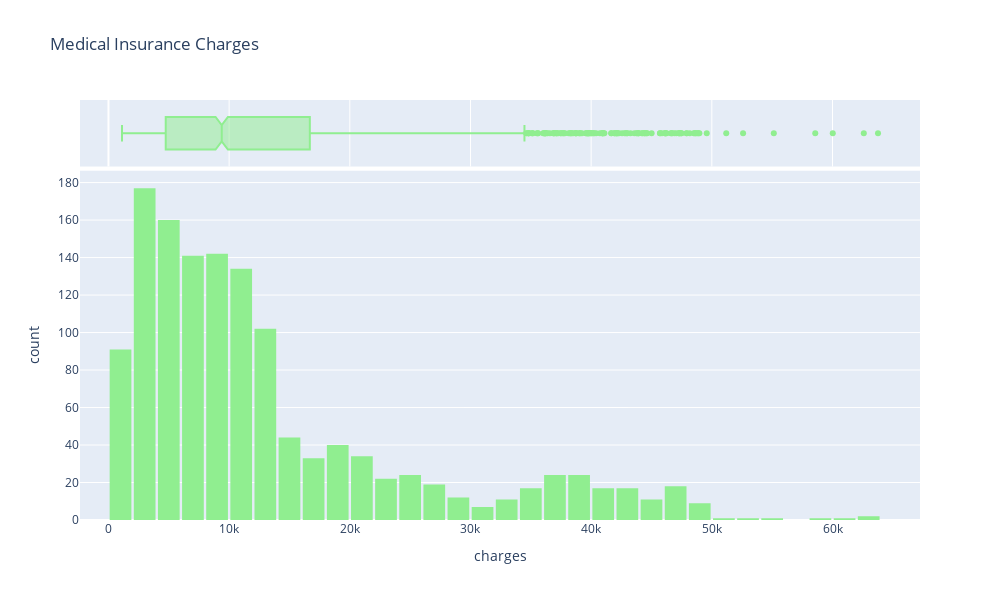

The notebook cell this image was saved under:
### Markdown cell above
#### EDA

### Code cell
fig = px.histogram(df_insurance,
                   x = 'charges',
                   marginal = 'box',
                   title ='Medical Insurance Charges')
fig.update_traces(marker = dict(color = 'lightgreen'))
fig.update_layout(bargap = 0.1, width = 1000, height = 600)
fig.show()

### Figure 1 — Plotly figure (JSON) as saved in the notebook; plotly's stock layout.template omitted (floating-point values rounded to 4 significant figures; data arrays with more than 128 entries replaced by an {"elided": "..."} marker saying what was removed)
{"data": [{"alignmentgroup": "True", "bingroup": "x", "hovertemplate": "charges=%{x}<br>count=%{y}<extra></extra>", "legendgroup": "", "marker": {"color": "lightgreen", "pattern": {"shape": ""}}, "name": "", "offsetgroup": "", "orientation": "v", "showlegend": false, "type": "histogram", "x": {"elided": "1337 float values"}, "xaxis": "x", "yaxis": "y"}, {"alignmentgroup": "True", "hovertemplate": "charges=%{x}<extra></extra>", "legendgroup": "", "marker": {"color": "lightgreen"}, "name": "", "notched": true, "offsetgroup": "", "showlegend": false, "type": "box", "x": {"elided": "1337 float values"}, "xaxis": "x2", "yaxis": "y2"}], "layout": {"bargap": 0.1, "barmode": "relative", "height": 600, "legend": {"tracegroupgap": 0}, "title": {"text": "Medical Insurance Charges"}, "width": 1000, "xaxis": {"anchor": "y", "domain": [0, 1], "title": {"text": "charges"}}, "xaxis2": {"anchor": "y2", "domain": [0, 1], "matches": "x", "showgrid": true, "showticklabels": false}, "yaxis": {"anchor": "x", "domain": [0, 0.8316], "title": {"text": "count"}}, "yaxis2": {"anchor": "x2", "domain": [0.8416, 1], "matches": "y2", "showgrid": false, "showline": false, "showticklabels": false, "ticks": ""}}}
